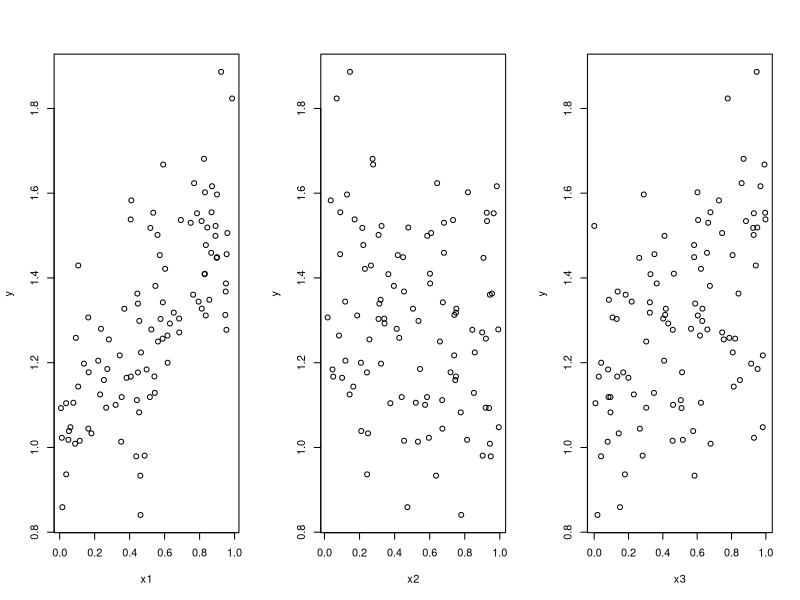

This chart was generated by the following R code: (Note: this script raises an error after producing the figure.)
#MODEL LINIER
#membangkitkan data
e<-rnorm(100)
x1<-runif(100,0,1)
x2<-runif(100,0,1)
x3<-runif(100,0,1)
y<-1+0.5*x1-0.2*x2+0.3*x3+0.1*e
#plot
par(mfrow=c(1,3))
plot(x1,y)
plot(x2,y)
plot(x3,y)
#uji linieritas
resettest(y~1+x1+x2+x3,power=2, type="regressor")
resettest(y~1+x1+x2+x3,power=3, type="regressor")
resettest(y~1+x1+x2+x3,power=2:3, type="regressor")

resettest(y~1+x1+x2+x3,power=2, type="fitted")
resettest(y~1+x1+x2+x3,power=3, type="fitted")
resettest(y~1+x1+x2+x3,power=2:3, type="fitted")

resettest(y~1+x1+x2+x3,power=2, type="princomp")
resettest(y~1+x1+x2+x3,power=3, type="princomp")
resettest(y~1+x1+x2+x3,power=2:3, type="princomp")

white.test(cbind(x1,x2,x3),y,type="F")
terasvirta.test(cbind(x1,x2,x3),y,type="F")

#####################################
#SIMULASI100data
# Mohon diperhatikan directory yang digunakan
# Replikasi 10000 kali dan hasil p-value disimpan di "hasil10000.csv" atau "hasil10000.xlsx"
# Contoh Model Linier --> Ganti random datanya untuk model non linier

setwd("E:/2018_2019/SEMESTER 6/AD")
result <- matrix(0,ncol = 11,nrow = 10000)
colnames(result) <- c("regresssor^2", "regresssor^3", "regresssor^23",
                      "fitted^2", "fitted^3", "fitted^23",
                      "princomp^2", "princomp^3", "princomp^23",
                      "white", "terasvirta")
for (i in 1:10000)
{
  n <- 100
  e <- rnorm(100)
  x1 <- runif(100, 0, 1)  
  x2 <- runif(100, 0, 1) 
  x3 <- runif(100, 0, 1) 
  y <- 1 + 0.5*x1 - 0.2*x2 + 0.3*x3 + 0.1*e
  
  prr2 <- resettest(y ~ 1 + x1 + x2 + x3, power=2, type="regressor")
  prr3 <- resettest(y ~ 1 + x1 + x2 + x3, power=3, type="regressor")
  prr23 <- resettest(y ~ 1 + x1 + x2 + x3, power=2:3, type="regressor")
  
  prf2 <- resettest(y ~ 1 + x1 + x2 + x3, power=2, type="fitted")
  prf3 <- resettest(y ~ 1 + x1 + x2 + x3, power=3, type="fitted")
  prf23 <- resettest(y ~ 1 + x1 + x2 + x3, power=2:3, type="fitted")
  
  prp2 <- resettest(y ~ 1 + x1 + x2 + x3, power=2, type="princomp")
  prp3 <- resettest(y ~ 1 + x1 + x2 + x3, power=3, type="princomp")
  prp23 <- resettest(y ~ 1 + x1 + x2 + x3, power=2:3, type="princomp")
  
  pw <- white.test(cbind(x1,x2,x3), y, type="F")
  pt <- terasvirta.test(cbind(x1,x2,x3), y, type="F")
  
  result[i,1] <- prr2$p.value
  result[i,2] <- prr3$p.value
  result[i,3] <- prr23$p.value
  result[i,4] <- prf2$p.value
  result[i,5] <- prf3$p.value
  result[i,6] <- prf23$p.value
  result[i,7] <- prp2$p.value
  result[i,8] <- prp3$p.value
  result[i,9] <- prp23$p.value
  result[i,10] <- pw$p.value
  result[i,11] <- pt$p.value
}

write.csv(result, "hasil10000.csv")
write.xlsx(result, "hasil10000.xlsx")

# Mohon dilakukan dengan n berbeda-beda, yaitu 50, 100, dan 200.
# Juga dengan 2 skenario model nonlinear seperti paper Anders & Korn (1999)
x=0
persen_benar=0
uji_statistik <- c("regresssor^2", "regresssor^3", "regresssor^23",
                   "fitted^2", "fitted^3", "fitted^23",
                   "princomp^2", "princomp^3", "princomp^23",
                   "white", "terasvirta")

for (i in 1:11)
{
  x[i]=length(result[,i][result[,i]>0.05])
  persen_benar[i]=x[i]/10000*100
}

z100=data.frame(uji_statistik, persen_benar,row.names = NULL)
z100
hasil100linier=write.csv(z100,"hasil100linier.csv")


grafikz100=ggplot(z100,aes(z100$uji_statistik,z100$persen_benar))+geom_col(aes(color="blue"))
grafikz100
